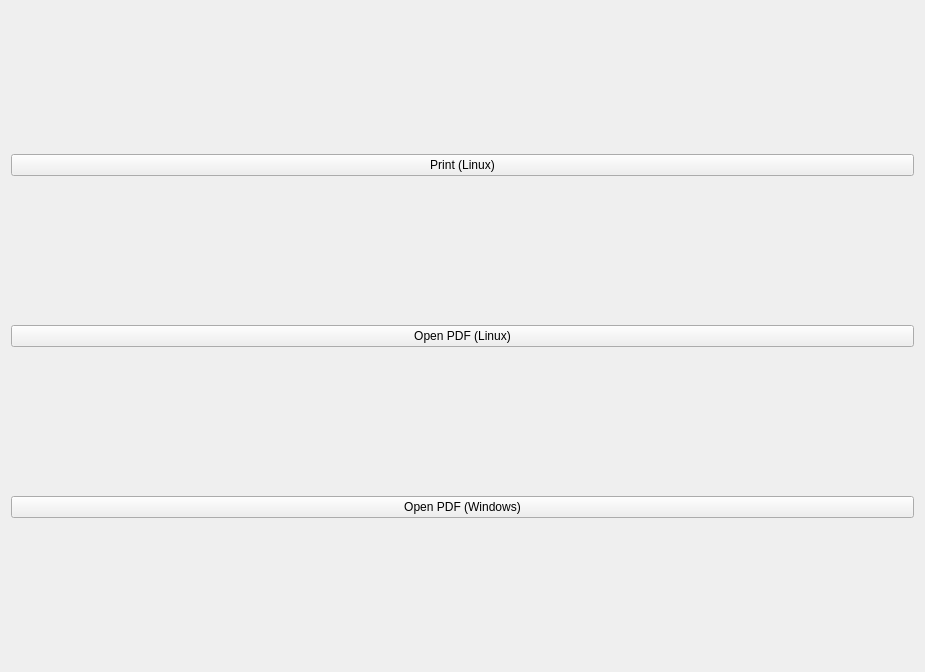
<?xml version="1.0" encoding="UTF-8"?>
<ui version="4.0">
 <class>PrintButtonWidget</class>
 <widget class="QWidget" name="PrintButtonWidget">
  <property name="geometry">
   <rect>
    <x>0</x>
    <y>0</y>
    <width>925</width>
    <height>672</height>
   </rect>
  </property>
  <layout class="QVBoxLayout" name="verticalLayout">
   <item>
    <widget class="QPushButton" name="print_button">
     <property name="styleSheet">
      <string notr="true">font: 87 16pt &quot;Noto Sans CJK HK Black&quot;;</string>
     </property>
     <property name="text">
      <string>Print (Linux)</string>
     </property>
     <property name="icon">
      <iconset>
       <normaloff>printprep_icon.png</normaloff>printprep_icon.png</iconset>
     </property>
     <property name="iconSize">
      <size>
       <width>200</width>
       <height>200</height>
      </size>
     </property>
    </widget>
   </item>
   <item>
    <widget class="QPushButton" name="pdf_button">
     <property name="styleSheet">
      <string notr="true">font: 87 16pt &quot;Noto Sans CJK HK Black&quot;;</string>
     </property>
     <property name="text">
      <string>Open PDF (Linux)</string>
     </property>
     <property name="icon">
      <iconset>
       <normaloff>downloader_icon.png</normaloff>downloader_icon.png</iconset>
     </property>
     <property name="iconSize">
      <size>
       <width>200</width>
       <height>200</height>
      </size>
     </property>
    </widget>
   </item>
   <item>
    <widget class="QPushButton" name="pdf_win_button">
     <property name="styleSheet">
      <string notr="true">font: 87 16pt &quot;Noto Sans CJK HK Black&quot;;</string>
     </property>
     <property name="text">
      <string>Open PDF (Windows)</string>
     </property>
     <property name="icon">
      <iconset>
       <normaloff>downloader_icon.png</normaloff>downloader_icon.png</iconset>
     </property>
     <property name="iconSize">
      <size>
       <width>200</width>
       <height>200</height>
      </size>
     </property>
    </widget>
   </item>
  </layout>
 </widget>
 <resources/>
 <connections/>
</ui>
